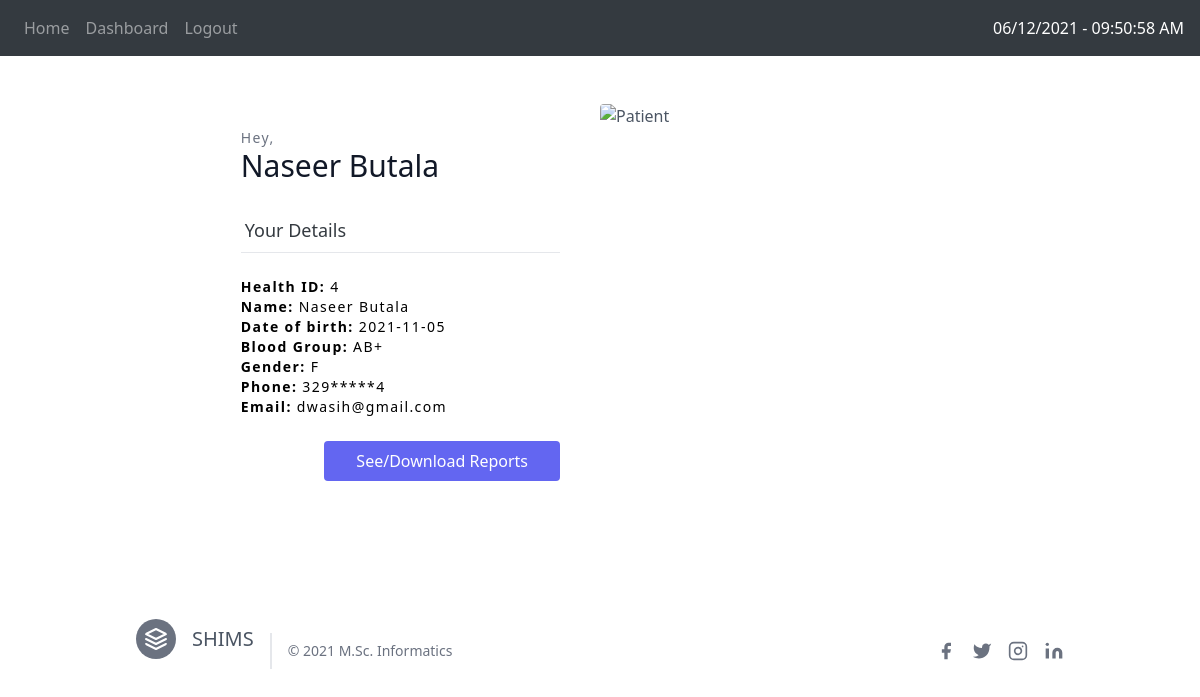
The app's page /patient-dashboard (signed in) with its own data.
### website/models.py (models this page shows, shortened)
class User(db.Model, UserMixin):
    id = db.Column(db.Integer, primary_key=True)
    name = db.Column(db.String(150))
    date_of_birth = db.Column(db.String(10), nullable=True)
    blood_group = db.Column(db.String(3), nullable=True)
    gender = db.Column(db.String(6), nullable=True)
    phone = db.Column(db.String(12))
    email = db.Column(db.String(150), unique=True)
    password = db.Column(db.String(150))
    profession = db.Column(db.String(1))
    designation = db.Column(db.String(25), nullable=True)
    department = db.Column(db.String(60), nullable=True)
    reports = db.relationship('Report')

### website/views.py (the view)
@views.route('/patient-dashboard')
@login_required
def patient_dashboard():
    if(current_user.profession=="P"):
        return render_template("patient_dashboard.html", user=current_user)
    else:
        flash("You can't access the page without authorization !!!", 'error')
        return render_template("home.html", user=current_user)

### website/__init__.py (called while the page is built)
def create_app():
    app = Flask(__name__)
    app.config['SECRET_KEY'] = 'bewufvcn rwhvnirwvinw'
    app.config['SQLALCHEMY_DATABASE_URI'] = f'sqlite:///{DB_NAME}'
    db.init_app(app)
    from .views import views
    from .auth import auth
    app.register_blueprint(views, url_prefix='/')
    app.register_blueprint(auth, url_prefix='/')
    from .models import Report, User
    create_database(app)
    login_manager = LoginManager(app)
    login_manager.login_view = 'views.home'
    login_manager.init_app(app)
    @login_manager.user_loader
    def load_user(id):
        return User.query.get(int(id))
    return app

### website/templates/patient_dashboard.html (shortened to what this page needs)
{% extends "base.html" %}
{% block navbar %}
<nav class="navbar navbar-expand-lg navbar-dark bg-dark">
    <div class="collapse navbar-collapse" id="navbar">
      <div class="navbar-nav">
        {% if user.is_authenticated %}
        <a class="nav-item nav-link" id="home" href="/">Home</a>
        <a class="nav-item nav-link" id="dashboard" href="/patient-dashboard">Dashboard</a>
        <a class="nav-item nav-link" id="logout" href="/logout">Logout</a>
        {% else %}
        <a class="nav-item nav-link" id="patient" href="/patient-landing">Patient</a>
        <a class="nav-item nav-link" id="doctor" href="/doctor-landing">Doctor</a>
        <a class="nav-item nav-link" id="admin" href="/admin-landing">Admin</a>
        {% endif %}
      </div>
    </div>
    <span id='ct7' class="bg-dark" style="color:rgb(255, 255, 255);"></span>
  </nav>
{% endblock %}
{% block content %}
<section class="text-gray-600 body-font overflow-hidden">
  <div class="container px-5 py-5 mx-auto">
    <div class="lg:w-4/5 mx-auto flex flex-wrap">
      <div class="lg:w-1/2 w-full lg:pr-10 lg:py-6 mb-6 lg:mb-0">
        <h2 class="text-sm title-font text-gray-500 tracking-widest">Hey,</h2>
        <h1 class="text-gray-900 text-3xl title-font font-medium mb-4">{{user.name}}</h1>
        <div class="flex mb-4">
          <h1 class="flex-grow text-dark border-b py-2 text-lg px-1">Your Details</h1>
        </div>
        <h3 class="text-sm title-font text-black tracking-widest"><b>Health ID: </b>{{user.id}}</h3>
        <h3 class="text-sm title-font text-black tracking-widest"><b>Name: </b>{{user.name}}</h3>
        <h3 class="text-sm title-font text-black tracking-widest"><b>Date of birth: </b>{{user.date_of_birth}}</h3>
        <h3 class="text-sm title-font text-black tracking-widest"><b>Blood Group: </b>{{user.blood_group}}</h3>
        <h3 class="text-sm title-font text-black tracking-widest"><b>Gender: </b>{{user.gender}}</h3>
        <h3 class="text-sm title-font text-black tracking-widest"><b>Phone: </b>{{user.phone[:3]+"*****"+user.phone[8:]}}</h3>
        <h3 class="text-sm title-font text-black tracking-widest"><b>Email: </b>{{user.email}}</h3>
        <br>
        <div class="flex">
          <button onclick="document.location='patient-reports'" class="flex ml-auto text-white bg-indigo-500 border-0 py-2 px-8 focus:outline-none hover:bg-indigo-600 rounded">See/Download Reports</button>
        </div>
        <br>
      </div>
      <img alt="Patient" class="lg:w-1/2 w-full lg:h-auto h-64 object-cover object-center rounded" src="https://source.unsplash.com/1600x900/?health,medicine,hospital,prescription">
    </div>
  </div>
</section>
{% endblock %}

### records on screen
User: name "Naseer Butala", id "4", date_of_birth "2021-11-05", blood_group "AB+", gender "F", phone "329*****4", email "dwasih@gmail.com"
